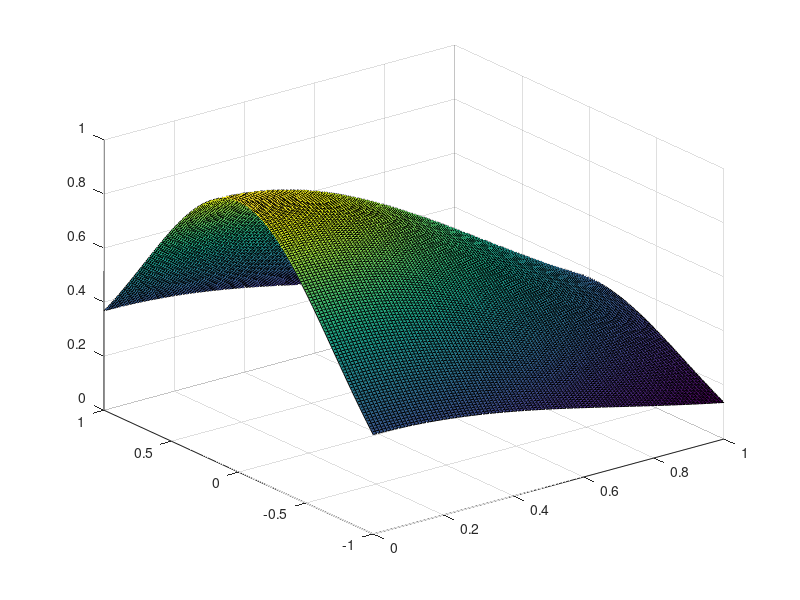

MATLAB code to generate this figure: (Note: this script raises an error after producing the figure.)
% The MIT License (MIT)
%
% Copyright (c) 2019 Bo Zhuang <sdzhuangbo@hotmail.com>
%

x = linspace(0, 1, 101);
y = linspace(-1, 1, 201);
z = exp(-x'.^2 - y.^2);    % get z(x,y) as 101 x 201 matrix

% Plot 3D surface in Matlab
surf(x, y, z');

% Save PGFPlot figure with data
saveplot3d('fig3', x, y, z);
saveplot3d('fig4', x, y, z, 1:5:101, 1:5:201);
